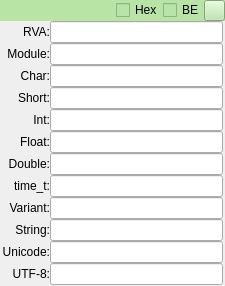
<?xml version="1.0" encoding="UTF-8"?>
<ui version="4.0">
 <class>InfoDialog</class>
 <widget class="QDialog" name="InfoDialog">
  <property name="geometry">
   <rect>
    <x>0</x>
    <y>0</y>
    <width>225</width>
    <height>283</height>
   </rect>
  </property>
  <property name="sizePolicy">
   <sizepolicy hsizetype="Preferred" vsizetype="Minimum">
    <horstretch>0</horstretch>
    <verstretch>0</verstretch>
   </sizepolicy>
  </property>
  <property name="maximumSize">
   <size>
    <width>16777215</width>
    <height>16777215</height>
   </size>
  </property>
  <property name="font">
   <font>
    <pointsize>9</pointsize>
   </font>
  </property>
  <property name="windowTitle">
   <string>InfoDialog</string>
  </property>
  <property name="windowOpacity">
   <double>17.000000000000000</double>
  </property>
  <property name="sizeGripEnabled">
   <bool>false</bool>
  </property>
  <layout class="QVBoxLayout" name="verticalLayout">
   <property name="spacing">
    <number>0</number>
   </property>
   <property name="sizeConstraint">
    <enum>QLayout::SetDefaultConstraint</enum>
   </property>
   <property name="leftMargin">
    <number>0</number>
   </property>
   <property name="topMargin">
    <number>0</number>
   </property>
   <property name="rightMargin">
    <number>0</number>
   </property>
   <property name="bottomMargin">
    <number>0</number>
   </property>
   <item>
    <widget class="QWidget" name="widget_title" native="true">
     <property name="sizePolicy">
      <sizepolicy hsizetype="Preferred" vsizetype="Fixed">
       <horstretch>0</horstretch>
       <verstretch>0</verstretch>
      </sizepolicy>
     </property>
     <property name="maximumSize">
      <size>
       <width>16777215</width>
       <height>21</height>
      </size>
     </property>
     <property name="styleSheet">
      <string notr="true">background-color: rgb(184, 228, 166);</string>
     </property>
     <layout class="QGridLayout" name="gridLayout_2" columnstretch="12,0,0,0">
      <property name="leftMargin">
       <number>0</number>
      </property>
      <property name="topMargin">
       <number>0</number>
      </property>
      <property name="rightMargin">
       <number>0</number>
      </property>
      <property name="bottomMargin">
       <number>0</number>
      </property>
      <property name="horizontalSpacing">
       <number>0</number>
      </property>
      <property name="verticalSpacing">
       <number>1</number>
      </property>
      <item row="0" column="3">
       <widget class="QPushButton" name="btn_close">
        <property name="sizePolicy">
         <sizepolicy hsizetype="Fixed" vsizetype="Fixed">
          <horstretch>0</horstretch>
          <verstretch>0</verstretch>
         </sizepolicy>
        </property>
        <property name="maximumSize">
         <size>
          <width>21</width>
          <height>21</height>
         </size>
        </property>
        <property name="text">
         <string/>
        </property>
        <property name="autoDefault">
         <bool>false</bool>
        </property>
        <property name="flat">
         <bool>false</bool>
        </property>
       </widget>
      </item>
      <item row="0" column="2">
       <widget class="QCheckBox" name="checkBE">
        <property name="sizePolicy">
         <sizepolicy hsizetype="Minimum" vsizetype="Fixed">
          <horstretch>0</horstretch>
          <verstretch>0</verstretch>
         </sizepolicy>
        </property>
        <property name="text">
         <string>BE</string>
        </property>
       </widget>
      </item>
      <item row="0" column="1">
       <widget class="QCheckBox" name="checkHex">
        <property name="sizePolicy">
         <sizepolicy hsizetype="Minimum" vsizetype="Fixed">
          <horstretch>0</horstretch>
          <verstretch>0</verstretch>
         </sizepolicy>
        </property>
        <property name="text">
         <string>Hex</string>
        </property>
       </widget>
      </item>
      <item row="0" column="0">
       <widget class="QLabel" name="label_addr">
        <property name="sizePolicy">
         <sizepolicy hsizetype="Preferred" vsizetype="Fixed">
          <horstretch>0</horstretch>
          <verstretch>0</verstretch>
         </sizepolicy>
        </property>
        <property name="autoFillBackground">
         <bool>false</bool>
        </property>
        <property name="styleSheet">
         <string notr="true">padding-left:3px;</string>
        </property>
        <property name="text">
         <string/>
        </property>
       </widget>
      </item>
     </layout>
     <zorder>label_addr</zorder>
     <zorder>checkHex</zorder>
     <zorder>checkBE</zorder>
     <zorder>btn_close</zorder>
    </widget>
   </item>
   <item>
    <widget class="QWidget" name="widget_gird" native="true">
     <property name="sizePolicy">
      <sizepolicy hsizetype="Preferred" vsizetype="Preferred">
       <horstretch>0</horstretch>
       <verstretch>0</verstretch>
      </sizepolicy>
     </property>
     <property name="maximumSize">
      <size>
       <width>16777215</width>
       <height>16777215</height>
      </size>
     </property>
     <layout class="QGridLayout" name="gridLayout">
      <property name="sizeConstraint">
       <enum>QLayout::SetDefaultConstraint</enum>
      </property>
      <property name="leftMargin">
       <number>2</number>
      </property>
      <property name="topMargin">
       <number>0</number>
      </property>
      <property name="rightMargin">
       <number>2</number>
      </property>
      <property name="bottomMargin">
       <number>1</number>
      </property>
      <property name="spacing">
       <number>0</number>
      </property>
      <item row="7" column="1">
       <widget class="QLineEdit" name="edit_double"/>
      </item>
      <item row="1" column="1">
       <widget class="QLineEdit" name="edit_module"/>
      </item>
      <item row="9" column="0">
       <widget class="QLabel" name="label_timet">
        <property name="text">
         <string>time_t:</string>
        </property>
        <property name="textFormat">
         <enum>Qt::AutoText</enum>
        </property>
        <property name="alignment">
         <set>Qt::AlignRight|Qt::AlignTrailing|Qt::AlignVCenter</set>
        </property>
       </widget>
      </item>
      <item row="1" column="0">
       <widget class="QLabel" name="label_2">
        <property name="text">
         <string>Module:</string>
        </property>
        <property name="textFormat">
         <enum>Qt::AutoText</enum>
        </property>
        <property name="alignment">
         <set>Qt::AlignRight|Qt::AlignTrailing|Qt::AlignVCenter</set>
        </property>
       </widget>
      </item>
      <item row="0" column="0">
       <widget class="QLabel" name="label">
        <property name="text">
         <string>RVA:</string>
        </property>
        <property name="textFormat">
         <enum>Qt::AutoText</enum>
        </property>
        <property name="alignment">
         <set>Qt::AlignRight|Qt::AlignTrailing|Qt::AlignVCenter</set>
        </property>
       </widget>
      </item>
      <item row="6" column="1">
       <widget class="QLineEdit" name="edit_float"/>
      </item>
      <item row="2" column="1">
       <widget class="QLineEdit" name="edit_char"/>
      </item>
      <item row="2" column="0">
       <widget class="QLabel" name="label_3">
        <property name="text">
         <string>Char:</string>
        </property>
        <property name="textFormat">
         <enum>Qt::AutoText</enum>
        </property>
        <property name="alignment">
         <set>Qt::AlignRight|Qt::AlignTrailing|Qt::AlignVCenter</set>
        </property>
       </widget>
      </item>
      <item row="9" column="1">
       <widget class="QLineEdit" name="edit_timet"/>
      </item>
      <item row="10" column="0">
       <widget class="QLabel" name="label_10">
        <property name="text">
         <string>Variant:</string>
        </property>
        <property name="textFormat">
         <enum>Qt::AutoText</enum>
        </property>
        <property name="alignment">
         <set>Qt::AlignRight|Qt::AlignTrailing|Qt::AlignVCenter</set>
        </property>
       </widget>
      </item>
      <item row="11" column="0">
       <widget class="QLabel" name="label_11">
        <property name="text">
         <string>String:</string>
        </property>
        <property name="textFormat">
         <enum>Qt::AutoText</enum>
        </property>
        <property name="alignment">
         <set>Qt::AlignRight|Qt::AlignTrailing|Qt::AlignVCenter</set>
        </property>
       </widget>
      </item>
      <item row="13" column="1">
       <widget class="QLineEdit" name="edit_utf8"/>
      </item>
      <item row="11" column="1">
       <widget class="QLineEdit" name="edit_cstr">
        <property name="styleSheet">
         <string notr="true"/>
        </property>
       </widget>
      </item>
      <item row="5" column="0">
       <widget class="QLabel" name="label_4">
        <property name="text">
         <string>Int:</string>
        </property>
        <property name="textFormat">
         <enum>Qt::AutoText</enum>
        </property>
        <property name="alignment">
         <set>Qt::AlignRight|Qt::AlignTrailing|Qt::AlignVCenter</set>
        </property>
       </widget>
      </item>
      <item row="0" column="1">
       <widget class="QLineEdit" name="edit_rva"/>
      </item>
      <item row="7" column="0">
       <widget class="QLabel" name="label_7">
        <property name="text">
         <string>Double:</string>
        </property>
        <property name="textFormat">
         <enum>Qt::AutoText</enum>
        </property>
        <property name="alignment">
         <set>Qt::AlignRight|Qt::AlignTrailing|Qt::AlignVCenter</set>
        </property>
       </widget>
      </item>
      <item row="5" column="1">
       <widget class="QLineEdit" name="edit_int"/>
      </item>
      <item row="6" column="0">
       <widget class="QLabel" name="label_6">
        <property name="text">
         <string>Float:</string>
        </property>
        <property name="textFormat">
         <enum>Qt::AutoText</enum>
        </property>
        <property name="alignment">
         <set>Qt::AlignRight|Qt::AlignTrailing|Qt::AlignVCenter</set>
        </property>
       </widget>
      </item>
      <item row="12" column="1">
       <widget class="QLineEdit" name="edit_ustr"/>
      </item>
      <item row="13" column="0">
       <widget class="QLabel" name="label_13">
        <property name="text">
         <string>UTF-8:</string>
        </property>
        <property name="textFormat">
         <enum>Qt::AutoText</enum>
        </property>
        <property name="alignment">
         <set>Qt::AlignRight|Qt::AlignTrailing|Qt::AlignVCenter</set>
        </property>
       </widget>
      </item>
      <item row="12" column="0">
       <widget class="QLabel" name="label_12">
        <property name="text">
         <string>Unicode:</string>
        </property>
        <property name="textFormat">
         <enum>Qt::AutoText</enum>
        </property>
        <property name="alignment">
         <set>Qt::AlignRight|Qt::AlignTrailing|Qt::AlignVCenter</set>
        </property>
       </widget>
      </item>
      <item row="10" column="1">
       <widget class="QLineEdit" name="edit_variant"/>
      </item>
      <item row="3" column="1">
       <widget class="QLineEdit" name="edit_short"/>
      </item>
      <item row="3" column="0">
       <widget class="QLabel" name="label_8">
        <property name="text">
         <string>Short:</string>
        </property>
        <property name="textFormat">
         <enum>Qt::AutoText</enum>
        </property>
        <property name="alignment">
         <set>Qt::AlignRight|Qt::AlignTrailing|Qt::AlignVCenter</set>
        </property>
       </widget>
      </item>
     </layout>
    </widget>
   </item>
   <item>
    <spacer name="verticalSpacer">
     <property name="orientation">
      <enum>Qt::Vertical</enum>
     </property>
     <property name="sizeHint" stdset="0">
      <size>
       <width>20</width>
       <height>1</height>
      </size>
     </property>
    </spacer>
   </item>
  </layout>
 </widget>
 <tabstops>
  <tabstop>edit_rva</tabstop>
  <tabstop>edit_module</tabstop>
  <tabstop>edit_char</tabstop>
  <tabstop>edit_int</tabstop>
  <tabstop>edit_float</tabstop>
  <tabstop>edit_double</tabstop>
  <tabstop>edit_timet</tabstop>
  <tabstop>edit_variant</tabstop>
  <tabstop>edit_cstr</tabstop>
  <tabstop>edit_ustr</tabstop>
  <tabstop>edit_utf8</tabstop>
  <tabstop>checkHex</tabstop>
  <tabstop>checkBE</tabstop>
  <tabstop>btn_close</tabstop>
 </tabstops>
 <resources/>
 <connections/>
</ui>
